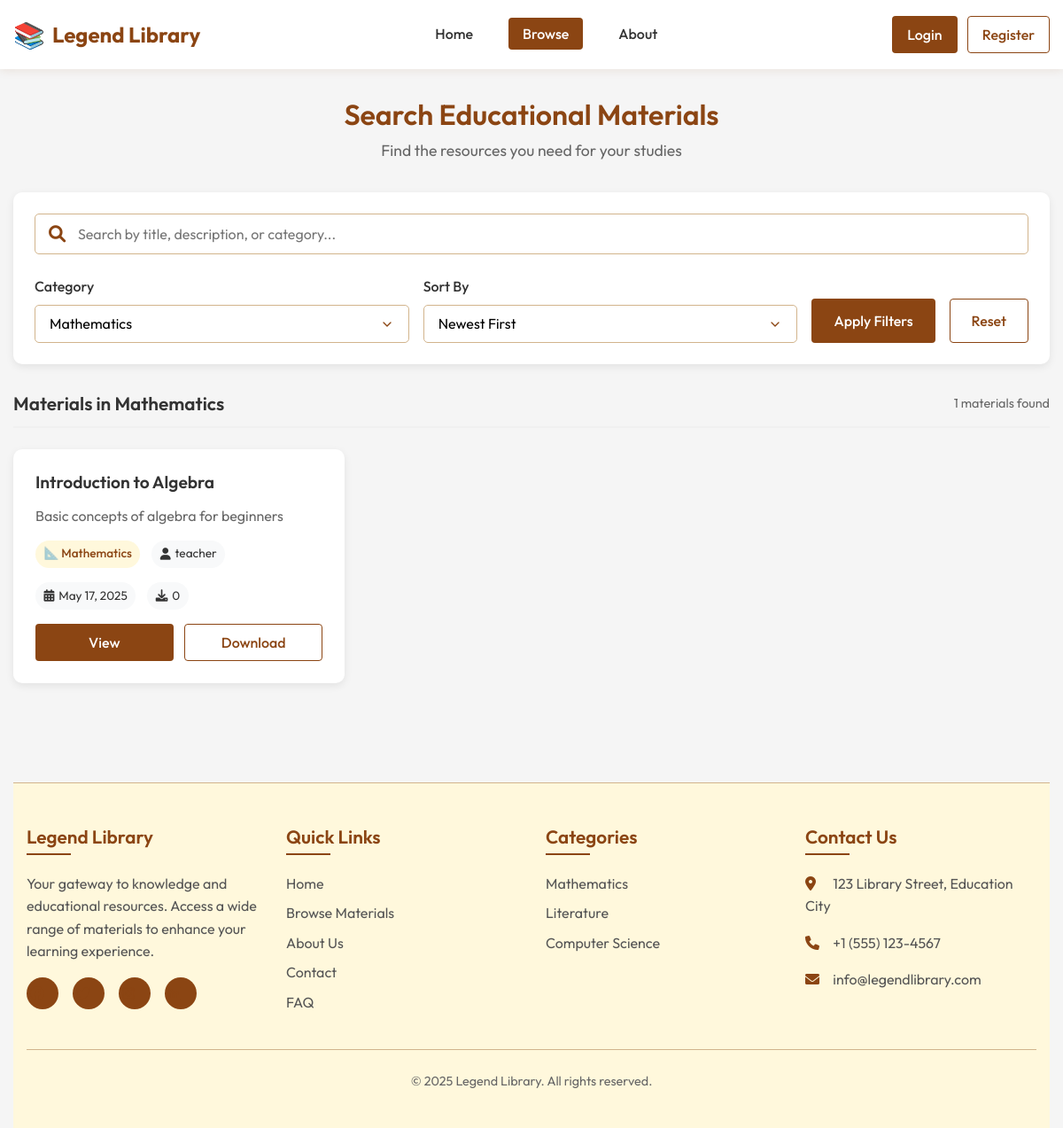
/search.php?category=Mathematics, run on the app's committed database.
### tables this page shows
CREATE TABLE materials (
    material_id INT AUTO_INCREMENT PRIMARY KEY,
    title VARCHAR(255) NOT NULL,
    description TEXT,
    file_path VARCHAR(255) NOT NULL,
    category VARCHAR(100) NOT NULL,
    uploaded_by INT NOT NULL,
    upload_date TIMESTAMP DEFAULT CURRENT_TIMESTAMP,
    FOREIGN KEY (uploaded_by) REFERENCES users(user_id) ON DELETE CASCADE
);

CREATE TABLE users (
    user_id INT AUTO_INCREMENT PRIMARY KEY,
    username VARCHAR(50) NOT NULL UNIQUE,
    email VARCHAR(100) NOT NULL UNIQUE,
    password VARCHAR(255) NOT NULL,
    role ENUM('student', 'teacher', 'admin') NOT NULL DEFAULT 'student',
    created_at TIMESTAMP DEFAULT CURRENT_TIMESTAMP,
    updated_at TIMESTAMP DEFAULT CURRENT_TIMESTAMP ON UPDATE CURRENT_TIMESTAMP
);

### config.php (called while the page is built, shortened)
<?php
$base_url = BASE_URL;
function formatDate($date) {
    return date('M j, Y', strtotime($date));
}
?>

### search.php (the view, shortened to what this page needs)
<?php
require_once 'config.php';
$query = isset($_GET['query']) ? trim($_GET['query']) : '';
$category = isset($_GET['category']) ? trim($_GET['category']) : '';
$sort = isset($_GET['sort']) ? $_GET['sort'] : 'newest';
$search_query = "
    SELECT m.material_id, m.title, m.description, m.category, m.upload_date,
           u.username as uploader,
           (SELECT COUNT(*) FROM material_downloads WHERE material_id = m.material_id) as download_count
    FROM materials m
    JOIN users u ON m.uploaded_by = u.user_id
    WHERE 1=1
";
$params = [];
if (!empty($category)) {
    $search_query .= " AND m.category = :category";
    $params[':category'] = $category;
}
switch ($sort) {
    case 'newest':
    default:
        $search_query .= " ORDER BY m.upload_date DESC";
        break;
}
try {
    $count_query = str_replace("m.material_id, m.title, m.description, m.category, m.upload_date,
           u.username as uploader,
           (SELECT COUNT(*) FROM material_downloads WHERE material_id = m.material_id) as download_count", "COUNT(*) as total", $search_query);
    $count_query = preg_replace('/ORDER BY.*$/i', '', $count_query);
    $stmt = $conn->prepare($count_query);
    foreach ($params as $key => $value) {
        $stmt->bindValue($key, $value);
    }
    $stmt->execute();
    $total_count = $stmt->fetchColumn();
    $stmt = $conn->prepare($search_query);
    foreach ($params as $key => $value) {
        $stmt->bindValue($key, $value);
    }
    $stmt->execute();
    $materials = $stmt->fetchAll(PDO::FETCH_ASSOC);
} catch(PDOException $e) {
    $error_message = "Error searching materials: " . $e->getMessage();
}
try {
    $stmt = $conn->prepare("SELECT DISTINCT category FROM materials ORDER BY category");
    $stmt->execute();
    $categories = $stmt->fetchAll(PDO::FETCH_COLUMN);
} catch(PDOException $e) {
    $error_message = "Error fetching categories: " . $e->getMessage();
}
$category_icons = [
    'Mathematics' => '📐',
    'Science' => '🔬',
    'Literature' => '📚',
    'History' => '🏛️',
    'Computer Science' => '💻',
    'Languages' => '🌐',
    'Arts' => '🎨',
    'Physics' => '⚛️',
    'Chemistry' => '🧪',
    'Biology' => '🧬',
    'Geography' => '🌍',
    'Economics' => '📊',
    'Philosophy' => '🧠',
    'Psychology' => '🧠',
    'Engineering' => '⚙️',
    'Medicine' => '🩺',
    'Law' => '⚖️',
    'Music' => '🎵',
    'Physical Education' => '🏃',
    'Religion' => '🙏',
    'Social Studies' => '👥',
    'Technology' => '📱',
    'Other' => '📋'
];
function getCategoryIcon($category) {
    global $category_icons;
    return isset($category_icons[$category]) ? $category_icons[$category] : '📚';
}
?>
<?php include 'includes/header.php'; ?>
<div class="search-container">
    <div class="search-header">
        <h1>Search Educational Materials</h1>
        <p>Find the resources you need for your studies</p>
    </div>
    <div class="search-filters">
        <form method="GET" action="" class="search-form">
            <div class="search-input-container">
                <input type="text" name="query" placeholder="Search by title, description, or category..." value="<?php echo htmlspecialchars($query); ?>" class="search-input">
                <button type="submit" class="search-button">
                    <i class="fas fa-search"></i>
                </button>
            </div>
            <div class="filter-container">
                <div class="filter-group">
                    <label for="category" class="filter-label">Category</label>
                    <select name="category" id="category" class="filter-select">
                        <?php foreach ($categories as $cat): ?>
                            <option value="<?php echo htmlspecialchars($cat); ?>" <?php echo $category === $cat ? 'selected' : ''; ?>>
                                <?php echo htmlspecialchars($cat); ?>
                            </option>
                        <?php endforeach; ?>
                    </select>
                </div>
                <div class="filter-group">
                    <label for="sort" class="filter-label">Sort By</label>
                    <select name="sort" id="sort" class="filter-select">
                        <option value="newest" <?php echo $sort === 'newest' ? 'selected' : ''; ?>>Newest First</option>
                    </select>
                </div>
                <button type="submit" class="btn primary filter-button">Apply Filters</button>
                <a href="<?php echo $base_url; ?>/search.php" class="btn secondary reset-button">Reset</a>
            </div>
        </form>
    </div>
    <div class="search-results">
        <div class="results-header">
            <?php if (!empty($query) || !empty($category)): ?>
                <h2>
                    <?php if (!empty($query) && !empty($category)): ?>
                        Search results for "<?php echo htmlspecialchars($query); ?>" in <?php echo htmlspecialchars($category); ?>
                    <?php elseif (!empty($query)): ?>
                        Search results for "<?php echo htmlspecialchars($query); ?>"
                    <?php elseif (!empty($category)): ?>
                        Materials in <?php echo htmlspecialchars($category); ?>
                    <?php endif; ?>
                </h2>
            <?php else: ?>
                <h2>All Materials</h2>
            <?php endif; ?>
            <div class="results-count">
                <?php echo number_format($total_count); ?> materials found
            </div>
        </div>
        <?php if (empty($materials)): ?>
            <div class="no-results">
                <div class="no-results-icon">
                    <i class="fas fa-search"></i>
                </div>
                <h3>No materials found</h3>
                <p>Try adjusting your search criteria or browse all materials</p>
                <a href="<?php echo $base_url; ?>/search.php" class="btn primary">Browse All Materials</a>
            </div>
        <?php else: ?>
            <div class="materials-grid">
                <?php foreach ($materials as $material): ?>
                    <div class="material-card">
                        <h3 class="material-title">
                            <a href="<?php echo $base_url; ?>/view_material.php?id=<?php echo $material['material_id']; ?>">
                                <?php echo htmlspecialchars($material['title']); ?>
                            </a>
                        </h3>
                        <p class="material-description">
                            <?php
                                $desc = htmlspecialchars($material['description']);
                                echo (strlen($desc) > 100) ? substr($desc, 0, 100) . '...' : $desc;
                            ?>
                        </p>
                        <div class="material-meta">
                            <span class="category">
                                <?php echo getCategoryIcon($material['category']); ?>
                                <?php echo htmlspecialchars($material['category']); ?>
                            </span>
                            <span class="uploader">
                                <i class="fas fa-user"></i> <?php echo htmlspecialchars($material['uploader']); ?>
                            </span>
                        </div>
                        <div class="material-meta">
                            <span class="date">
                                <i class="fas fa-calendar-alt"></i> <?php echo formatDate($material['upload_date']); ?>
                            </span>
                            <?php if (isset($material['download_count'])): ?>
                                <span class="downloads">
                                    <i class="fas fa-download"></i> <?php echo $material['download_count']; ?>
                                </span>
                            <?php endif; ?>
                        </div>
                        <div class="material-actions">
                            <a href="<?php echo $base_url; ?>/view_material.php?id=<?php echo $material['material_id']; ?>" class="btn primary">View</a>
                            <a href="<?php echo $base_url; ?>/download_material.php?id=<?php echo $material['material_id']; ?>" class="btn secondary">Download</a>
                        </div>
                    </div>
                <?php endforeach; ?>
            </div>
        <?php endif; ?>
    </div>
</div>
<?php include 'includes/footer.php'; ?>

### css/style.css (style rules this page uses)
* { font-family: Outfit; }
:root { --primary-color: #8b4513; --primary-light: #d2b48c; --primary-dark: #5d2906; --primary-bg: #fff8dc; --primary-hover: #a0522d; --primary-gradient-start: #8b4513; --primary-gradient-end: #a0522d; --accent-color: #cd853f; --text-on-primary: #ffffff; --error-color: #b22222; --success-color: #2e8b57; }
* { margin: 0; padding: 0; box-sizing: border-box; }
body { font-family: "Segoe UI", Tahoma, Geneva, Verdana, sans-serif; line-height: 1.6; color: #333; background-color: #f5f5f5; }
h1, h2, h3, h4, h5, h6 { margin-bottom: 0.5rem; font-weight: 600; line-height: 1.2; }
p { margin-bottom: 1rem; }
a { color: var(--primary-color); text-decoration: none; transition: color 0.2s ease; }
.btn { display: inline-block; font-weight: 500; text-align: center; white-space: nowrap; vertical-align: middle; border: 1px solid transparent; padding: 0.5rem 1rem; font-size: 1rem; line-height: 1.5; border-radius: 4px; transition: all 0.2s ease; cursor: pointer; }
.btn.primary { background-color: var(--primary-color); color: var(--text-on-primary); }
.btn.secondary { background-color: #fff; color: var(--primary-color); border-color: var(--primary-color); }

### search.php (style rules this page uses)
.search-container { padding: 2rem 0; }
.search-header { text-align: center; margin-bottom: 2rem; }
.search-header h1 { color: #8B4513; margin-bottom: 0.5rem; }
.search-header p { color: #666; font-size: 1.1rem; }
.search-filters { background-color: #fff; border-radius: 10px; box-shadow: 0 3px 10px rgba(0, 0, 0, 0.08); padding: 1.5rem; margin-bottom: 2rem; }
.search-form { display: flex; flex-direction: column; gap: 1.5rem; }
.search-input-container { position: relative; }
.search-input { width: 100%; padding: 0.75rem 1rem 0.75rem 3rem; border: 1px solid #D2B48C; border-radius: 5px; font-size: 1rem; transition: all 0.3s ease; }
.search-button { position: absolute; left: 1rem; top: 50%; transform: translateY(-50%); background: none; border: none; color: #8B4513; font-size: 1.2rem; cursor: pointer; }
.filter-container { display: flex; flex-wrap: wrap; gap: 1rem; align-items: flex-end; }
.filter-group { flex: 1; min-width: 200px; }
.filter-label { display: block; margin-bottom: 0.5rem; color: #333; font-weight: 500; }
.filter-select { width: 100%; padding: 0.75rem 1rem; border: 1px solid #D2B48C; border-radius: 5px; font-size: 1rem; background-color: #fff; transition: all 0.3s ease; appearance: none; background-repeat: no-repeat; background-position: right 1rem center; background-size: 1rem; }
.filter-button, .reset-button { padding: 0.75rem 1.5rem; font-size: 1rem; font-weight: 500; }
.results-header { display: flex; justify-content: space-between; align-items: center; margin-bottom: 1.5rem; padding-bottom: 0.8rem; border-bottom: 2px solid #f0f0f0; }
.results-header h2 { color: #333; margin: 0; font-size: 1.3rem; }
.results-count { color: #666; font-size: 0.9rem; }
.materials-grid { display: grid; grid-template-columns: repeat(auto-fill, minmax(300px, 1fr)); gap: 1.5rem; margin-bottom: 2rem; }
.material-card { background-color: #fff; border-radius: 10px; box-shadow: 0 3px 10px rgba(0, 0, 0, 0.08); padding: 1.5rem; transition: all 0.3s ease; display: flex; flex-direction: column; height: 100%; border: 1px solid transparent; }
.material-title { font-size: 1.2rem; margin-bottom: 0.8rem; line-height: 1.3; }
.material-title a { color: #333; text-decoration: none; transition: all 0.3s ease; }
.material-description { color: #666; margin-bottom: 1rem; line-height: 1.5; flex-grow: 1; }
.material-meta { display: flex; flex-wrap: wrap; gap: 0.8rem; margin-bottom: 1rem; font-size: 0.85rem; }
.material-meta span { background-color: #f8f9fa; padding: 0.3rem 0.6rem; border-radius: 20px; display: flex; align-items: center; gap: 0.3rem; transition: all 0.2s ease; }
.material-meta .category { background-color: #FFF8DC; color: #8B4513; font-weight: 500; }
.material-actions { display: flex; gap: 0.8rem; margin-top: auto; }
.material-actions .btn { flex: 1; text-align: center; }

### data on the page
materials: title "Introduction to Algebra", description "Basic concepts of algebra for beginners", category "📐", category "Mathematics", uploaded_by.username "teacher", upload_date "May 17, 2025", download_count "0"

### other printed values
$category "Mathematics"
$total_count "1"
$category['category'] "Mathematics"
$category['category'] "Literature"
$category['category'] "Computer Science"
form field category "Mathematics"
